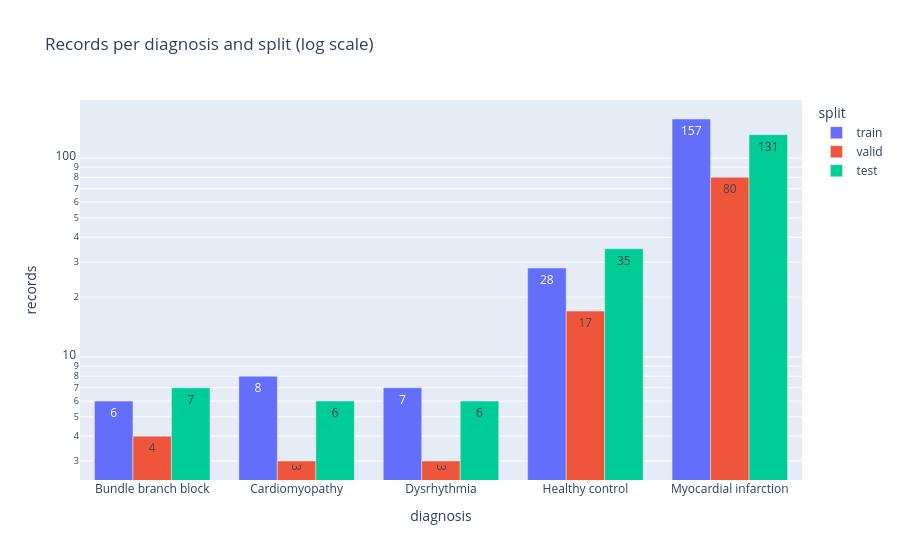

Notebook source saved alongside this figure:
### Markdown cell above
### Data overview (new)

How many records of each diagnosis end up in each split, and what the model actually sees for each class.

### Code cell
# new: number of ECG records per diagnosis in each split. Shows how dominant the myocardial infarction is.
split_counts = pd.concat([
    train_df["diagnosis"].value_counts().rename("train"),
    valid_df["diagnosis"].value_counts().rename("valid"),
    test_df["diagnosis"].value_counts().rename("test"),
], axis=1).fillna(0).astype(int).reindex(kept_labels)
split_long = split_counts.reset_index(names="diagnosis").melt(id_vars="diagnosis", var_name="split", value_name="records")
px.bar(split_long, x="diagnosis", y="records", color="split", barmode="group", text="records",
       log_y=True, title="Records per diagnosis and split (log scale)")

### Figure 1 — Plotly figure (JSON) as saved in the notebook; plotly's stock layout.template omitted (floating-point values rounded to 4 significant figures)
{"data": [{"alignmentgroup": "True", "hovertemplate": "split=train<br>diagnosis=%{x}<br>records=%{text}<extra></extra>", "legendgroup": "train", "marker": {"color": "#636efa", "pattern": {"shape": ""}}, "name": "train", "offsetgroup": "train", "orientation": "v", "showlegend": true, "text": [6.0, 8.0, 7.0, 28.0, 157.0], "textposition": "auto", "type": "bar", "x": ["Bundle branch block", "Cardiomyopathy", "Dysrhythmia", "Healthy control", "Myocardial infarction"], "xaxis": "x", "y": [6, 8, 7, 28, 157], "yaxis": "y"}, {"alignmentgroup": "True", "hovertemplate": "split=valid<br>diagnosis=%{x}<br>records=%{text}<extra></extra>", "legendgroup": "valid", "marker": {"color": "#EF553B", "pattern": {"shape": ""}}, "name": "valid", "offsetgroup": "valid", "orientation": "v", "showlegend": true, "text": [4.0, 3.0, 3.0, 17.0, 80.0], "textposition": "auto", "type": "bar", "x": ["Bundle branch block", "Cardiomyopathy", "Dysrhythmia", "Healthy control", "Myocardial infarction"], "xaxis": "x", "y": [4, 3, 3, 17, 80], "yaxis": "y"}, {"alignmentgroup": "True", "hovertemplate": "split=test<br>diagnosis=%{x}<br>records=%{text}<extra></extra>", "legendgroup": "test", "marker": {"color": "#00cc96", "pattern": {"shape": ""}}, "name": "test", "offsetgroup": "test", "orientation": "v", "showlegend": true, "text": [7.0, 6.0, 6.0, 35.0, 131.0], "textposition": "auto", "type": "bar", "x": ["Bundle branch block", "Cardiomyopathy", "Dysrhythmia", "Healthy control", "Myocardial infarction"], "xaxis": "x", "y": [7, 6, 6, 35, 131], "yaxis": "y"}], "layout": {"barmode": "group", "legend": {"title": {"text": "split"}, "tracegroupgap": 0}, "title": {"text": "Records per diagnosis and split (log scale)"}, "xaxis": {"anchor": "y", "domain": [0, 1], "title": {"text": "diagnosis"}}, "yaxis": {"anchor": "x", "domain": [0, 1], "title": {"text": "records"}, "type": "log"}}}
